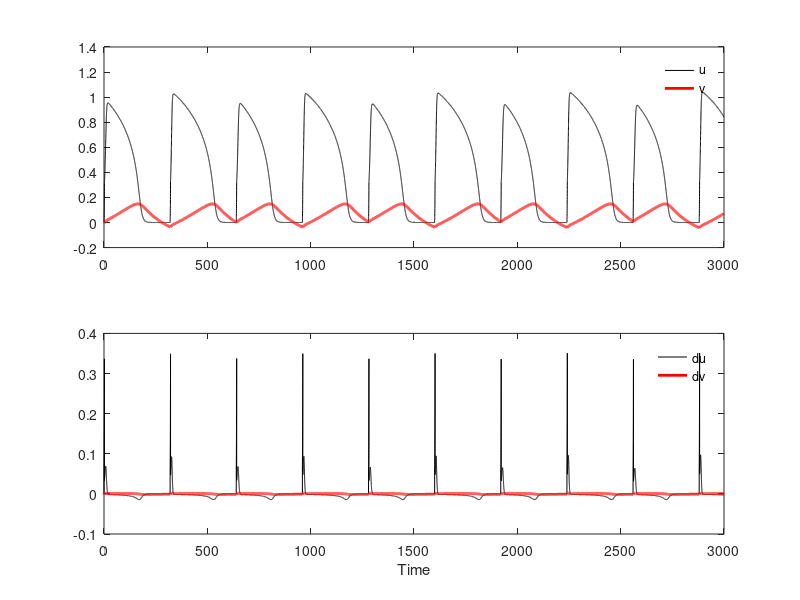

The MATLAB script that drew this image:
% FHN model in 0d

% parameter values (guinea pig)
% alpha=0.0142;
% beta=1.0759;
% eps=0.0072;
% mu=0.5176;
% gamma=0.1906;
% theta=-0.06;
% delta=1;

alpha=0.014;
beta=1.076;
eps=0.007;
mu=0.518;
gamma=0.191;
theta=-0.06;
delta=1;

% this function should give stimulus value from time in ms
%stimscale = 0.35*180;
stimscale = 0.1*200;
stimdur = 2;
offset1 = 7;
offset2 = offset1*.96;
tscale = 0.725;
f = @(t) -stimscale*(t/tscale-offset1)./(1+(t/tscale-offset2).^4);



% % parameter values (rabbit)
% alpha=0.0258;
% beta=1.0682;
% eps=0.0139;
% mu=0.5151;
% gamma=0.2115;
% theta=-0.014;
% delta=1;

% initial values
% u = 0.25;
u = 0.0;
% v = 0.05;
v = 0.0;

% numerical parameters
dt = .1;
endtime = 3000;
nsteps=ceil(endtime/dt);
usave = zeros(nsteps+1,1);
vsave = zeros(nsteps+1,1);
dusave = zeros(nsteps+1,1);
dvsave = zeros(nsteps+1,1);
usave(1,1) = u;
vsave(1,1) = v;
t = 0:dt:endtime;

period = 320;
iperiod = round(period/dt);

for ntime=1:nsteps
    
%      if(mod(ntime,iperiod)==0)
%           u=0.25;
%      end

      istim=0;
     steps_since_new_cycle = mod(ntime,period/dt);
       if(steps_since_new_cycle<stimdur/dt)
           istim = f(steps_since_new_cycle*dt);
       end

%     du=mu*u.*(1-u).*(u-alpha)-u.*v;
    du=istim + mu*u.*(1-u).*(u-alpha)-u.*v;
    dv=eps*((beta-u).*(u-gamma)-delta*v-theta);
    
    u = u + dt*du;
    v = v + dt*dv;
    
    usave(ntime+1,1) = u;
    vsave(ntime+1,1) = v;
    dusave(ntime+1,1) = du;
    dvsave(ntime+1,1) = dv;
end

figure(3)
subplot(2,1,1)
plot(t,usave,'k',t,vsave,'r','linewidth',2)
legend('u','v'), legend boxoff
subplot(2,1,2)
plot(t,dusave,'k',t,dvsave,'r','linewidth',2)
legend('du','dv'), legend boxoff
xlabel('Time')

% %%
% figure(2)
% eps=0.1;
% %subplot(2,1,2)
% uu=-0.5:.01:1.2;
% hold off
% plot(usave,vsave,'r','linewidth',2)
% hold on
% % plot nullclines
% plot(uu,(a1/a4)*(a2-uu).*(uu-a3),'k','linewidth',1)
% plot(zeros(size(uu)),uu,'k','linewidth',1)
% plot(uu,a5*uu.*(beta-uu),'k--','linewidth',1)
% xlabel('u'),ylabel('v')
% % define a coarse grid (will also be axis limits here)
% umin=-0.2; umax = 1.2;
% vmin = -0.05; vmax = 0.25;
% axis ([umin umax vmin vmax])
% % now calculate the derivatives at each corase grid point 
% % and add to the plot a line originating at the grid point 
% % in the direction of the vector (du/dt , dv/dt)
% scale = 0.2;
% for u = umin: 0.025: umax;
%     for v = vmin: 0.01: vmax;
%         du=ctime*(a1*u.*(a2-u).*(u-a3)-a4*v.*u);
%         dv=ctime*eps*(a5*u.*(beta-u)-v);
%         plot([u u+scale*du], [v v+scale*dv],'b','linewidth',0.2)
%     end 
% end
% 
% hold off

%%
% a1=0.7;
% a2=1.05;
% a3=0.07;
% a4=1;
% a5=0.8;
% beta=1.07; % 1.07
% eps=0.01;
% ctime=1;
dudt = @(u,v) ctime*(a1*u.*(a2-u).*(u-a3)-a4*v.*u);
dvdt = @(u,v) ctime*eps*(a5*u.*(beta-u)-v);

% derivatives
%du/dt = a1*u*(a2*u-u^2-a2*a3+a3*u)-a4*u*v
%du/dt f(u,v) = a1*a2*u^2-a1*u^3-a1*a2*a3*u+a1*a3*u^2-a4*u*v
%dv/dt g(u,v) = eps*a5*beta*u-eps*a5*u^2-eps*v
% so the Jacobian analytical form is
%[ 2*a1*(a2+a3)*u - 3*a1*u^2 - a1*a2*a3 - a4*v     -a4*u]
%[ eps*a5*beta - 2*eps*a5*u                        -eps]
% at 0,0 get 
%[ -a1*a2*a3      0]
%[ eps*a5*beta -eps]
% so the eigenvalues should be -eps and -a1*a2*a3

umin=-0.2; umax=1.2;
vmin=-0.05; vmax=0.25;
u=umin:0.025*.5:umax;
v=vmin:0.01*.5:vmax;

[uu,vv]=ndgrid(u,v);
%[uu,vv]=ndgrid(u,v);
%[yy,xx]=ndgrid(x,y);
%[xx,yy]=ndgrid(y,x);

% figure(4),clf
% hold on
% include nullclines (if you know them)
% plot(u,(a1/a4)*(a2-u).*(u-a3),'r','linewidth',1)
% plot(zeros(size(v)),v,'r','linewidth',1)
% plot(u,a5*u.*(beta-u),'b','linewidth',1)
%hold on
% plot fixed point (if you know them)
%plot([-1],[0],'co','markersize',10)
% arrowscale = 4;
% quiver(uu,vv,dudt(uu,vv),dvdt(uu,vv),arrowscale,'linewidth',1,'color','k');
% grid on
% plot(usave(round(end/2):end),vsave(round(end/2):end),'g')
% add trajectories (you may need to calculate e.g. with forward Euler
% tmax=1000;
% [tout1,xout1]=ode45(@(t,x) [x(1)+exp(-x(2)); -x(2)],[0 tmax],[0.5; 2]);
% [tout2,xout2]=ode45(@(t,x) [x(1)+exp(-x(2)); -x(2)],[0 tmax],[-1; 1]);
% [tout3,xout3]=ode45(@(t,x) [x(1)+exp(-x(2)); -x(2)],[0 tmax],[-2; -2]);
% plot(xout1(:,1),xout1(:,2),'g',xout2(:,1),xout2(:,2),'g',xout3(:,1),xout3(:,2),'g')
% ylim([vmin vmax])
hold off